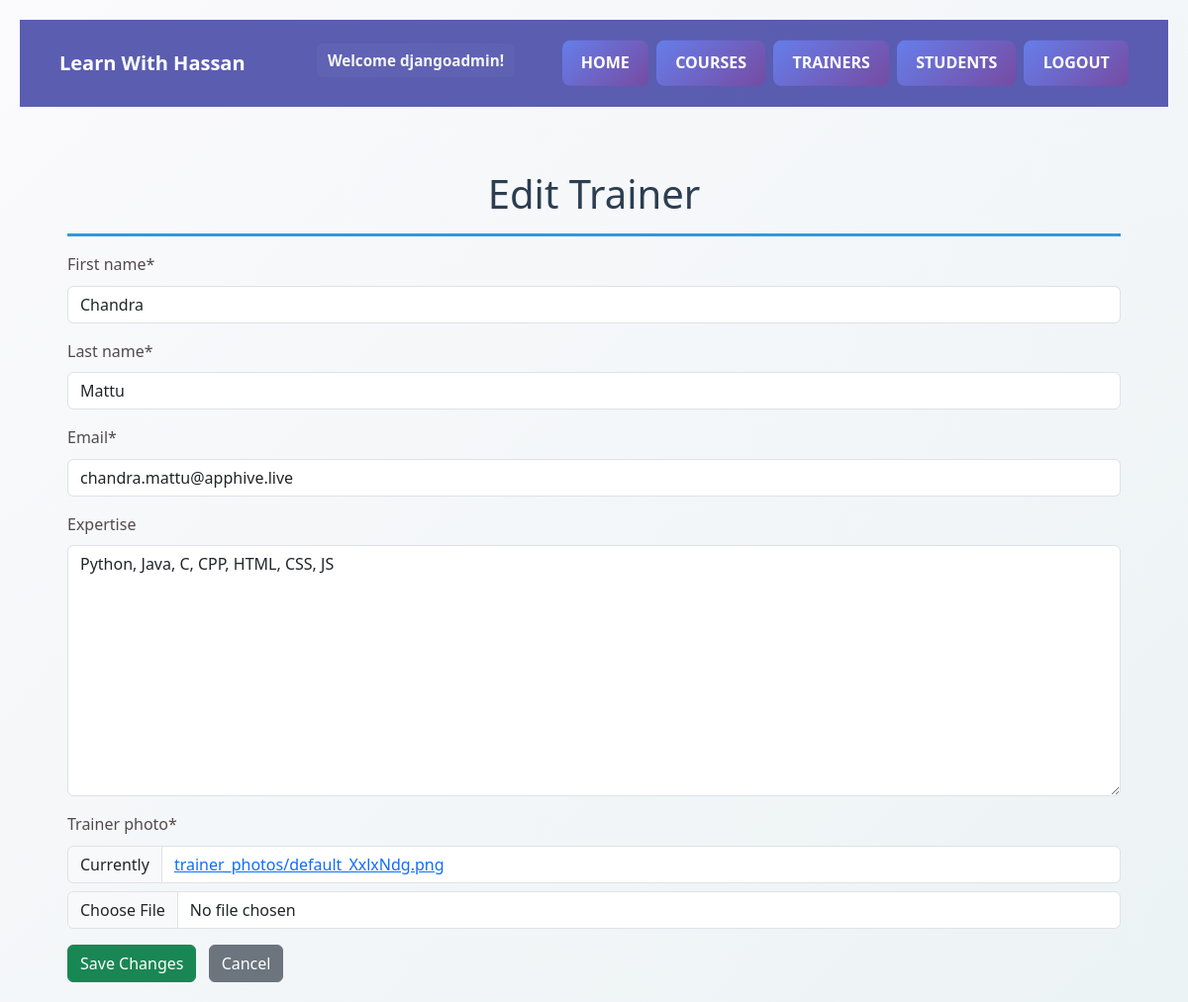
/trainers/edit/1/ (signed in), run on the app's committed database.
### academy/models.py (models this page shows, shortened)
class Trainer(models.Model):
    first_name = models.CharField(max_length=100)
    last_name = models.CharField(max_length=100)
    email = models.EmailField(unique=True)
    expertise = models.TextField(blank=True)
    trainer_photo = models.ImageField(
        upload_to='trainer_photos/', default='default.png')

### academy_main/views.py (the view, shortened to what this page needs)
# urls.py: path('trainers/edit/<int:id>/', views.edit_trainer, name='edit_trainer'),
@login_required
@permission_required('academy.change_trainer', raise_exception=True)
def edit_trainer(request, id):
    trainer = get_object_or_404(Trainer, pk=id)
    form = TrainerForm(instance=trainer)
    context = {
        'form': form,
        'trainer': trainer,
    }
    return render(request, 'edit_trainer.html', context)

### academy/forms.py
class TrainerForm(forms.ModelForm):
    class Meta:
        model = Trainer
        fields = '__all__'

### templates/edit_trainer.html (shortened to what this page needs)
{% load static %}
{% load crispy_forms_tags %}
<!DOCTYPE html>
<html lang="en">
<head>
    <link rel="stylesheet" href="https://cdnjs.cloudflare.com/ajax/libs/font-awesome/4.7.0/css/font-awesome.min.css">
    <link href="https://cdnjs.cloudflare.com/ajax/libs/bootstrap/5.3.0/css/bootstrap.min.css" rel="stylesheet">
    <link rel="stylesheet" href="{% static 'css/styles.css' %}">
</head>
<body class="bg-light">
    {% include 'navbar.html' %}
    <div class="container mt-5">
        <h1>Edit Trainer</h1>
        <form method="POST" enctype="multipart/form-data">
            {{ form | crispy }}
            <div class="mt-3">
                <button type="submit" class="btn btn-success">Save Changes</button>
                <a href="{% url 'academy_trainers' %}" class="btn btn-secondary ms-2">Cancel</a>
            </div>
        </form>
    </div>
</body>
</html>

### templates/navbar.html (shortened to what this page needs)
<nav class="navbar">
    <div class="nav-inner">
        <a class="navbar-brand" href="/home/">Learn With Hassan</a>
        <div class="nav-text">
            <span class="nav-welcome">
                {% if user.is_authenticated %}
                Welcome {{ user.username }}!
                {% else %}
                Welcome, Guest! Please login or register
                {% endif %}
            </span>
        </div>
        <div class="nav-links">
            <ul class="nav-list">
                <li><a class="nav-link" href="/home/">Home</a></li>
                <li><a class="nav-link" href="/courses/">Courses</a></li>
                <li><a class="nav-link" href="/trainers/">Trainers</a></li>
                <li><a class="nav-link" href="/students/">Students</a></li>
                {% if user.is_authenticated %}
                <li><a class="nav-link" href="/logout/">Logout</a></li>
                {% else %}
                <li><a class="nav-link" href="/login/">Login</a></li>
                <li><a class="nav-link" href="/register/">Register</a></li>
                {% endif %}
            </ul>
        </div>
    </div>
</nav>

### academy_main/static/css/styles.css (style rules this page uses)
* { margin: 0; padding: 0; box-sizing: border-box; }
:root { --card-bg: #eef6ff; --card-border: #d7e8ff; --card-shadow: rgba(30, 64, 175, 0.06); --card-accent: #7c9cff; --page-bg: #f3f4f6; --card-text: #0f172a; --table-header-bg: #6f67b3; --table-header-gradient: linear-gradient(90deg, #efe8ff 0%, #e3dcff 50%, #d6cffb 100%); background: var(--page-bg); --table-row-alt: #eef6ff; }
body { font-family: 'Segoe UI', Tahoma, Geneva, Verdana, sans-serif; background: linear-gradient(135deg, #fbfafd 0%, #ecf3f4 100%); background-color: rgba(0, 0, 0, 0); background-position-x: 0%; background-position-y: 0%; background-repeat: repeat; background-attachment: scroll; background-image: linear-gradient(135deg, rgb(251, 250, 253) 0%, rgb(236, 243, 244) 100%); background-size: auto; background-origin: padding-box; background-clip: border-box; color: #534a4a; line-height: 1.6; padding: 20px; margin: 0px; min-height: 100vh; }
.container { max-width: 1200px; width: calc(100% - 48px); margin-left: auto; margin-right: auto; margin-top: 1.25rem; padding-left: 24px; padding-top: 1rem; padding-right: 24px; box-sizing: border-box; }
nav { background: #181a91b2; padding: 1rem 0; display: flex; justify-content: center; align-items: center; }
.navbar { width: 100%; box-sizing: border-box; padding: 0.75rem 1.25rem; transition: transform .18s ease, box-shadow .18s ease; overflow: hidden; }
.nav-inner { display: flex; align-items: center; gap: 1rem; width: 100%; position: relative; min-height: 64px; }
.navbar-brand { color: #ffffff; font-weight: 700; text-decoration: none; font-size: 1.25rem; }
.nav-links { margin-left: auto; display: flex; align-items: center; gap: 1rem; }
.nav-list { list-style: none; display: flex; gap: 0.5rem; margin: 0; padding: 0; }
.nav-list .nav-link { color: #fff; text-decoration: none; padding: 0.5rem 0.9rem; border-radius: 8px; background: linear-gradient(135deg, #667eea 0%, #764ba2 100%); font-weight: 600; text-transform: uppercase; font-size: 0.9rem; }
.nav-text { color: whitesmoke; font-size: 0.95rem; flex: 1 1 auto; text-align: center; }
@media (min-width: 769px) { .nav-inner { padding-left: 0; padding-right: 0; } }
@media (min-width: 769px) { .navbar-brand { position: absolute; left: 0.75rem; top: 50%; transform: translateY(-50%); padding: 0.25rem 0.5rem; } }
@media (min-width: 769px) { .nav-links { position: absolute; right: 0.5rem; top: 50%; transform: translateY(-50%); display: flex; align-items: center; justify-content: flex-end; padding-right: 0.75rem; } }
@media (min-width: 769px) { .nav-list { margin: 0; padding: 0; display: flex; gap: 0.5rem; align-items: center; } }
@media (min-width: 769px) { .nav-list .nav-link { padding: 0.65rem 1.2rem; font-size: 1rem; } }
@media (min-width: 769px) { .nav-text { position: absolute; left: 30%; transform: translateX(-30%); white-space: nowrap; } }
@media (min-width: 769px) { .nav-welcome { margin-right: 0.6rem; margin-left: 0.4rem; padding: 0.35rem 0.7rem; } }
h1 { color: #2c3e50; font-size: 2.5rem; margin-bottom: 1rem; text-align: center; border-bottom: 3px solid #3498db; padding-bottom: 1rem; }
.nav-welcome { display: inline-block; padding: 0.3rem 0.7rem; margin: 0 0.6rem; border-radius: 6px; background: rgba(255, 255, 255, 0.03); color: inherit; font-weight: 600; max-width: 60vw; overflow: hidden; text-overflow: ellipsis; white-space: nowrap; }

### data on the page
Trainer: first_name "Chandra", last_name "Mattu", email "chandra.mattu@apphive.live", expertise "Python, Java, C, CPP, HTML, CSS, JS"

### other printed values
{{ user.username }} "djangoadmin"
